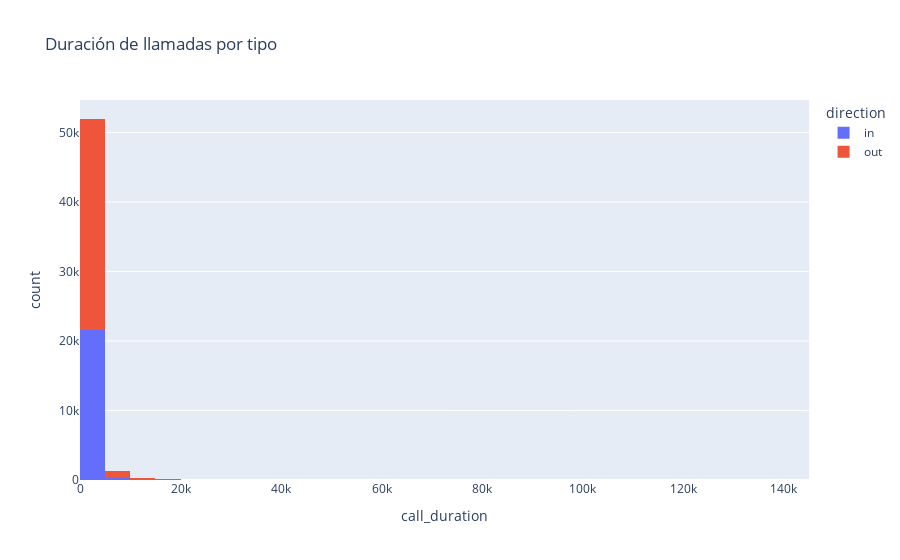
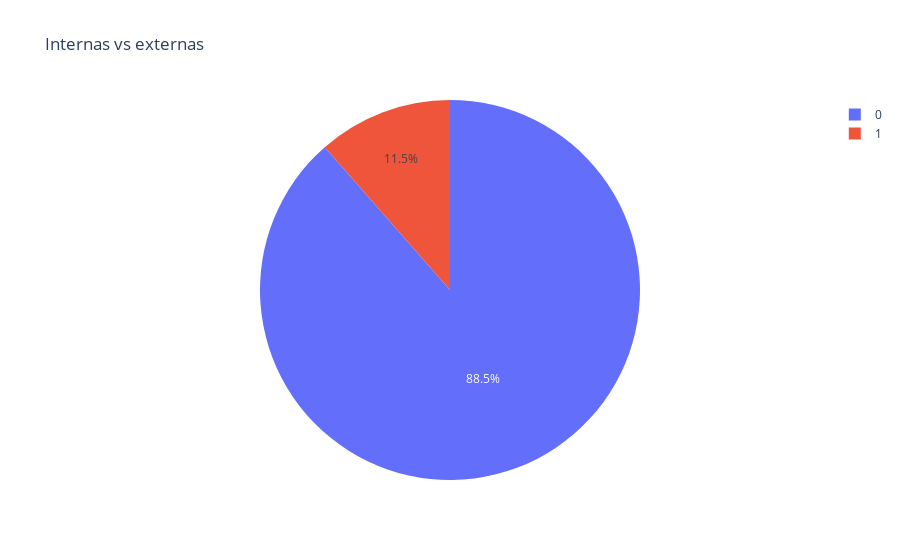
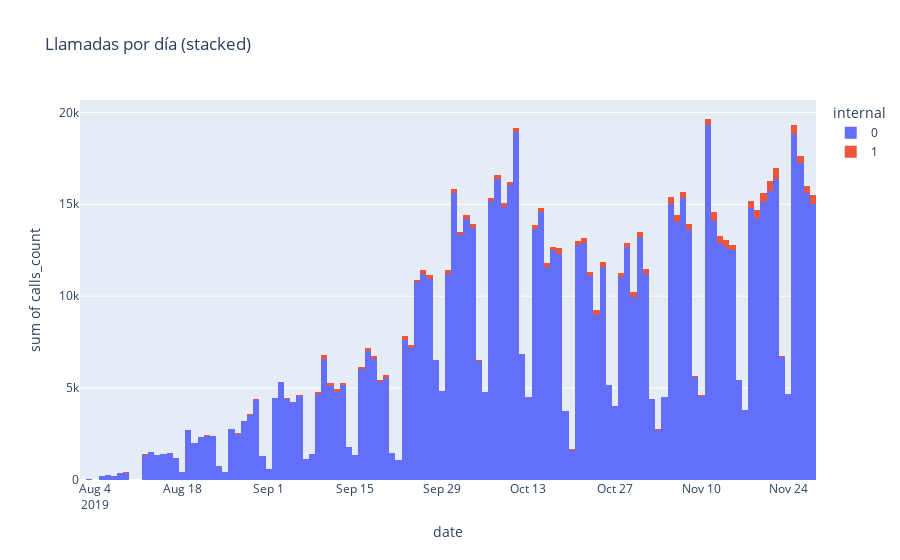
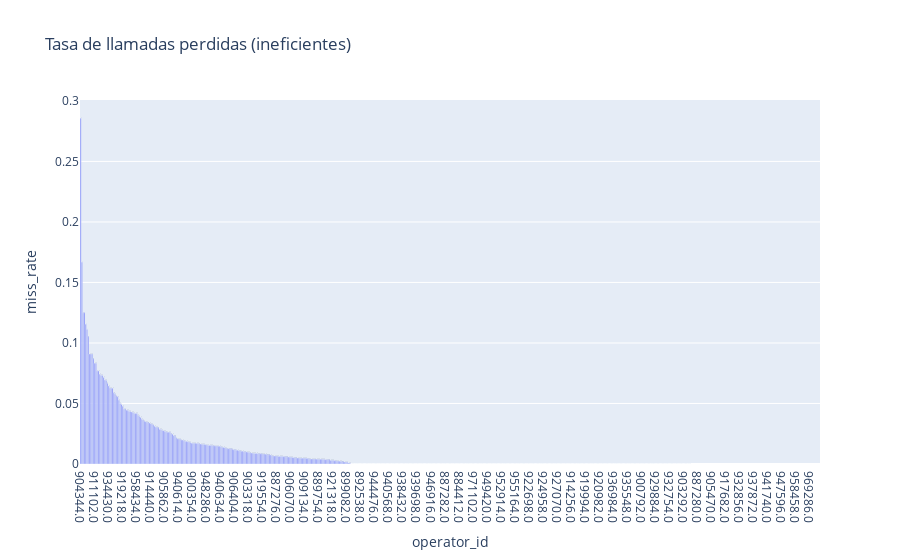

The cell these charts' notebook holds for them, in order:
### Code cell
# 8. Dashboards interactivos
if 'call_duration' in calls.columns:
    px.histogram(calls, x='call_duration', nbins=50, color='direction',
                 title="Duración de llamadas por tipo").show()
if 'internal' in calls.columns:
    calls['internal_str'] = calls['internal'].astype(str)
    px.pie(calls, names='internal_str', title="Internas vs externas").show()
if {'date','calls_count','internal'}.issubset(calls.columns):
    px.histogram(calls, x='date', y='calls_count', color='internal',
                 title="Llamadas por día (stacked)").show()
if not inefficient_ops.empty:
    px.bar(inefficient_ops, x='operator_id', y='miss_rate',
           title='Tasa de llamadas perdidas (ineficientes)',
           text='miss_rate').update_traces(texttemplate='%{text:.2%}').show()

### Figure 1 — Plotly figure (JSON) as saved in the notebook; plotly's stock layout.template omitted (floating-point values rounded to 4 significant figures; data arrays with more than 128 entries replaced by an {"elided": "..."} marker saying what was removed)
{"data": [{"bingroup": "x", "hovertemplate": "direction=in<br>call_duration=%{x}<br>count=%{y}<extra></extra>", "legendgroup": "in", "marker": {"color": "#636efa", "pattern": {"shape": ""}}, "name": "in", "nbinsx": 50, "orientation": "v", "showlegend": true, "type": "histogram", "x": {"elided": "21870 int values"}, "xaxis": "x", "yaxis": "y"}, {"bingroup": "x", "hovertemplate": "direction=out<br>call_duration=%{x}<br>count=%{y}<extra></extra>", "legendgroup": "out", "marker": {"color": "#EF553B", "pattern": {"shape": ""}}, "name": "out", "nbinsx": 50, "orientation": "v", "showlegend": true, "type": "histogram", "x": {"elided": "31915 int values"}, "xaxis": "x", "yaxis": "y"}], "layout": {"barmode": "relative", "legend": {"title": {"text": "direction"}, "tracegroupgap": 0}, "title": {"text": "Duración de llamadas por tipo"}, "xaxis": {"anchor": "y", "domain": [0, 1], "title": {"text": "call_duration"}}, "yaxis": {"anchor": "x", "domain": [0, 1], "title": {"text": "count"}}}}

### Figure 2 — Plotly figure (JSON) as saved in the notebook; plotly's stock layout.template omitted (floating-point values rounded to 4 significant figures; data arrays with more than 128 entries replaced by an {"elided": "..."} marker saying what was removed)
{"data": [{"domain": {"x": [0, 1], "y": [0, 1]}, "hovertemplate": "internal_str=%{label}<extra></extra>", "labels": {"elided": "53785 str values"}, "legendgroup": "", "name": "", "showlegend": true, "type": "pie"}], "layout": {"legend": {"tracegroupgap": 0}, "title": {"text": "Internas vs externas"}}}

### Figure 3 — Plotly figure (JSON) as saved in the notebook; plotly's stock layout.template omitted (floating-point values rounded to 4 significant figures; data arrays with more than 128 entries replaced by an {"elided": "..."} marker saying what was removed)
{"data": [{"bingroup": "x", "histfunc": "sum", "hovertemplate": "internal=0<br>date=%{x}<br>sum of calls_count=%{y}<extra></extra>", "legendgroup": "0", "marker": {"color": "#636efa", "pattern": {"shape": ""}}, "name": "0", "orientation": "v", "showlegend": true, "type": "histogram", "x": {"elided": "47621 str values"}, "xaxis": "x", "y": {"elided": "47621 int values"}, "yaxis": "y"}, {"bingroup": "x", "histfunc": "sum", "hovertemplate": "internal=1<br>date=%{x}<br>sum of calls_count=%{y}<extra></extra>", "legendgroup": "1", "marker": {"color": "#EF553B", "pattern": {"shape": ""}}, "name": "1", "orientation": "v", "showlegend": true, "type": "histogram", "x": {"elided": "6164 str values"}, "xaxis": "x", "y": {"elided": "6164 int values"}, "yaxis": "y"}], "layout": {"barmode": "relative", "legend": {"title": {"text": "internal"}, "tracegroupgap": 0}, "title": {"text": "Llamadas por día (stacked)"}, "xaxis": {"anchor": "y", "domain": [0, 1], "title": {"text": "date"}}, "yaxis": {"anchor": "x", "domain": [0, 1], "title": {"text": "sum of calls_count"}}}}

### Figure 4 — Plotly figure (JSON) as saved in the notebook; plotly's stock layout.template omitted (floating-point values rounded to 4 significant figures; data arrays with more than 128 entries replaced by an {"elided": "..."} marker saying what was removed)
{"data": [{"hovertemplate": "operator_id=%{x}<br>miss_rate=%{text}<extra></extra>", "legendgroup": "", "marker": {"color": "#636efa", "pattern": {"shape": ""}}, "name": "", "orientation": "v", "showlegend": false, "text": {"elided": "580 float values"}, "textposition": "auto", "texttemplate": "%{text:.2%}", "type": "bar", "x": {"elided": "580 str values"}, "xaxis": "x", "y": {"elided": "580 float values"}, "yaxis": "y"}], "layout": {"barmode": "relative", "legend": {"tracegroupgap": 0}, "title": {"text": "Tasa de llamadas perdidas (ineficientes)"}, "xaxis": {"anchor": "y", "domain": [0, 1], "title": {"text": "operator_id"}}, "yaxis": {"anchor": "x", "domain": [0, 1], "title": {"text": "miss_rate"}}}}
